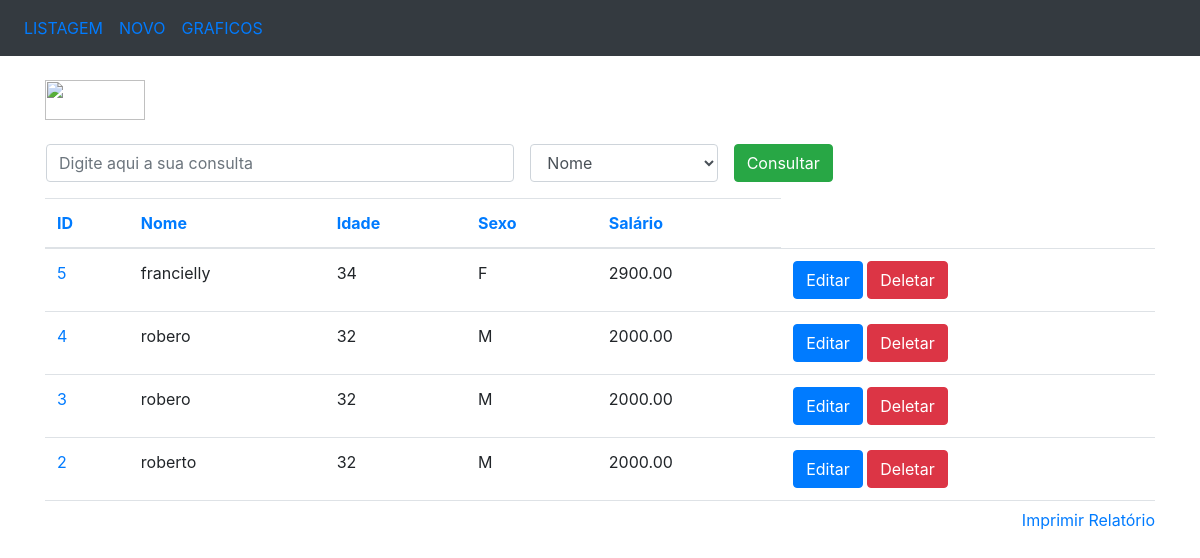
Page /ordenacao/id/id on the committed database.
### app/models/tables.py (models this page shows, shortened)
class Pessoa(db.Model):
	__tablename__ = 'pessoas'
	id = db.Column(db.Integer, primary_key=True)
	nome = db.Column(db.String(50), nullable=False)
	idade = db.Column(db.Integer)
	sexo = db.Column(db.String(1))
	salario= db.Column(db.Float)

### app/controllers/default.py (the view)
@app.route('/ordenacao/<campo>/<ordem_anterior>')
def ordenacao(campo='id', ordem_anterior=''):
	if campo == 'id':
		if ordem_anterior == campo:
			pessoas = Pessoa.query.order_by(Pessoa.id.desc()).all()
		else:
			pessoas = Pessoa.query.order_by(Pessoa.id).all()
	elif campo == 'nome':
		if ordem_anterior == campo:
			pessoas = Pessoa.query.order_by(Pessoa.nome.desc()).all()
		else:
			pessoas = Pessoa.query.order_by(Pessoa.nome).all()
	elif campo == 'idade':
		if ordem_anterior == campo:
			pessoas = Pessoa.query.order_by(Pessoa.idade.desc()).all()
		else:
			pessoas = Pessoa.query.order_by(Pessoa.idade).all()
	elif campo == 'sexo':
		if ordem_anterior == campo:
			pessoas = Pessoa.query.order_by(Pessoa.sexo.desc()).all()
		else:
			pessoas = Pessoa.query.order_by(Pessoa.sexo).all()
	elif campo == 'salario':
		if ordem_anterior == campo:
			pessoas = Pessoa.query.order_by(Pessoa.salario.desc()).all()
		else:
			pessoas = Pessoa.query.order_by(Pessoa.salario).all()
	else:
		pessoas = Pessoa.query.order_by(Pessoa.id).all()
	return render_template('listagem.html', pessoas=pessoas, ordem='campo')

### app/templates/listagem.html (shortened to what this page needs)
<!DOCTYPE html>
<html>
<head>
	<link rel="stylesheet" href="https://maxcdn.bootstrapcdn.com/bootstrap/4.3.1/css/bootstrap.min.css">
</head>
<body>
	<nav class="navbar navbar-expand-sm bg-dark">
		<ul class="navbar-nav">
			<li class="nav-item">
				<a class="nav-link" href="/listagem">LISTAGEM</a>
			</li>
			<li class="nav-item">
				<a class="nav-link" href="/insercao">NOVO</a>
			</li>
			<li class="nav-item">
				<a class="nav-link" href="/graficos">GRAFICOS</a>
			</li>
		</ul>
	</nav>
	<br>
	<div class="container">
		<img src="{{ url_for('static', filename='img/logo.png') }}" style="width: 100px; height: 40px;">
		<br><br>
		<form action="/consulta" method="POST" name="frm_consulta" class="ml-3">
			<div class="form-group">
				<div class="row">
					<input type="text" class="form-control col-md-5 mr-3" name="consulta" placeholder="Digite aqui a sua consulta">
					<select class="form-control col-md-2 mr-3" name="campo">
						<option value="nome">Nome</option>
					</select>
					<button type="submit" class="btn btn-success">Consultar</button>
				</div>
			</div>
		</form>
		<div style="overflow: scroll; height: 310px; width: 100%" align="center">
			<table class="table">
				<thead>
					<tr>
						<th><a href="/ordenacao/id/{{ ordem }}">ID</a></th>
						<th><a href="/ordenacao/nome/{{ ordem }}">Nome</a></th>
						<th><a href="/ordenacao/idade/{{ ordem }}">Idade</a></th>
						<th><a href="/ordenacao/sexo/{{ ordem }}">Sexo</a></th>
						<th><a href="/ordenacao/salario/{{ ordem }}">Salário</a></th>
					</tr>
				</thead>
				<tbody>
					{% for pessoa in pessoas %}
						<tr>
							<td nowrap="true">
								<a href="/selecao/{{pessoa.id}}">{{pessoa.id}}</a>
							</td>
							<td nowrap="true">{{pessoa.nome}}</td>
							<td nowrap="true">{{pessoa.idade}}</td>
							<td nowrap="true">{{pessoa.sexo}}</td>
							<td nowrap="true">
								{% print("%.2f" % pessoa.salario)%}
							</td>
							<td>
								<a href="/edicao/{{pessoa.id}}" class="btn btn-primary" role="button"> Editar</a>
								<a href="/delecao/{{pessoa.id}}" class="btn btn-danger" role="button"> Deletar</a>
							</td>
						</tr>
					{% endfor %}
				</tbody>
			</table>
		</div>
		<a href="#" style="float: right;" onclick="relatorio()">Imprimir Relatório</a>
	</div>
</body>
</html>

### rows in the picture
Pessoa: id "5", nome "francielly", idade "34", sexo "F", salario "2900.00"
Pessoa: id "4", nome "robero", idade "32", sexo "M", salario "2000.00"
Pessoa: id "3", nome "robero", idade "32", sexo "M", salario "2000.00"
Pessoa: id "2", nome "roberto", idade "32", sexo "M", salario "2000.00"
